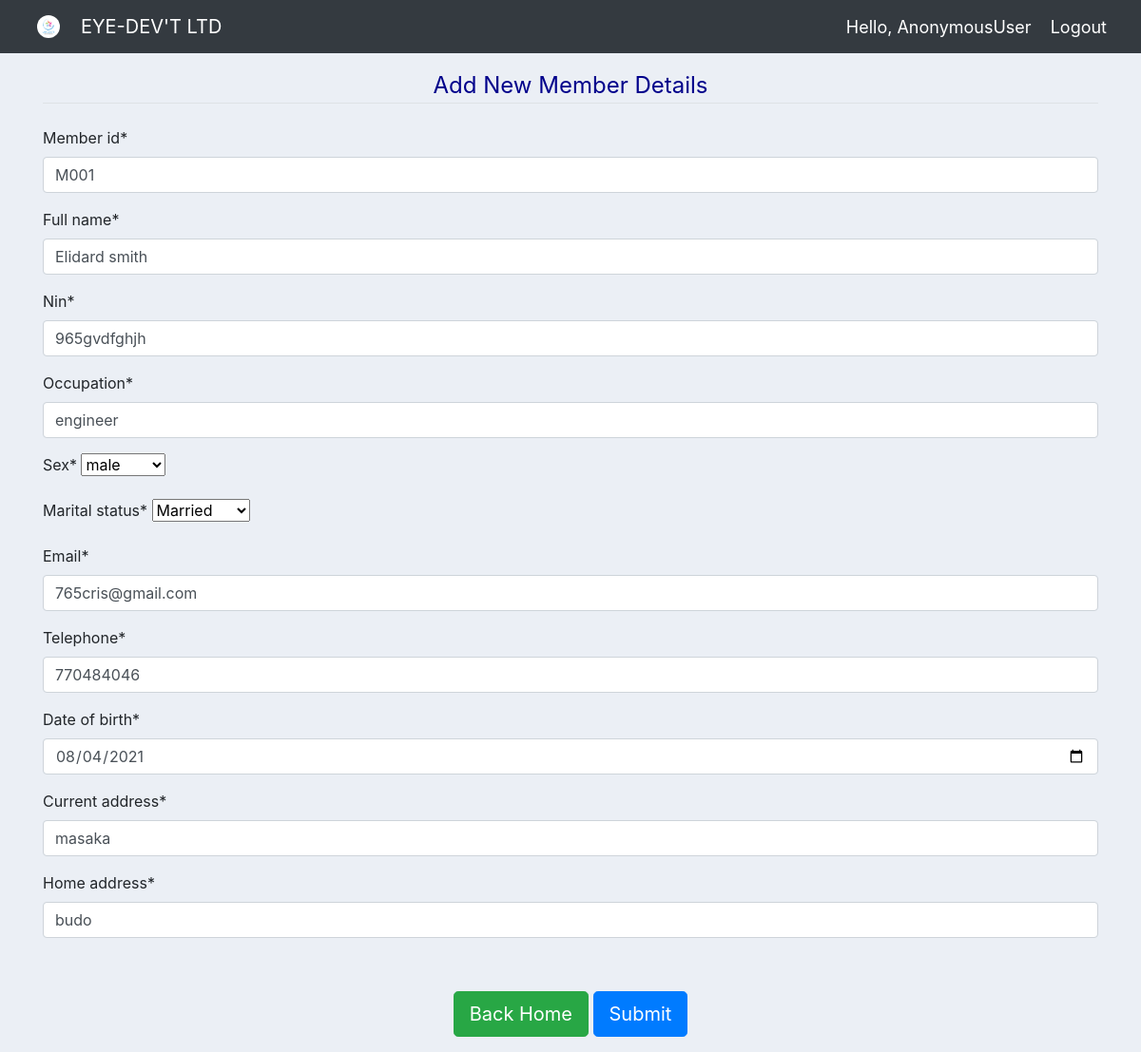
Page /update_member/M001/ on the committed database.
### kyaclub_app/models.py (models this page shows, shortened)
class Member(models.Model):
    sex_choices = (("Male","male"), ("Female","Female"))
    status_choices = (("Married","Married"),("Single","Single"),
                        ("Windowed","Windowed"),("Divorsed","Divorsed"))
    member_id =models.CharField(max_length=10, primary_key=True )
    full_name = models.CharField(max_length=200, null=False)
    nin = models.CharField(max_length=100)
    occupation=models.CharField(max_length=500)
    sex = models.CharField(max_length=10,choices = sex_choices)
    marital_status = models.CharField(max_length=30, choices=status_choices)
    email = models.EmailField(max_length=100)
    telephone = models.PositiveIntegerField()
    date_of_birth = models.DateField(validators=[MaxValueValidator(datetime.date.today)])
    current_address = models.CharField(max_length=300)
    home_address = models.CharField(max_length=300)
    Registered_date = models.DateTimeField(auto_now_add=True)

### kyaclub_app/views.py (the view)
# urls.py: path('update_member/<str:member_id>/', views.updateMember, name='update_member'),
def updateMember(request, member_id):
    member = Member.objects.get(member_id=member_id)
    form = MemberForm(instance=member)
    if request.method == "POST":
        form = MemberForm(request.POST, instance=member)
        if form.is_valid():
            form.save()
            return redirect('/')
    context = {'form': form}
    return render(request, 'members/member_form.html', context)

### kyaclub_app/forms.py
class MemberForm(ModelForm):
    date_of_birth= forms.DateField(widget=forms.widgets.DateInput(
        attrs={'type': 'date'}))
    class Meta:
        model = Member
        fields = '__all__'

### kyaclub_app/templates/members/member_form.html (shortened to what this page needs)
{% extends 'members/main.html' %}
{% load crispy_forms_tags %}
{% load static %}
{% block content %}
        <div class="container"><br>
            <form action="" method="POST" >
                <fieldset class="form-group">
                    <legend class="border-bottom mb-4" style="color: darkblue; text-align: center;">Add New Member Details</legend>
                    {{ form|crispy }}
                </fieldset><br>
                <div class="form-group" id="signup-button" align="center">
                        <a class="btn btn-lg btn-success" href="{% url 'home' %}">Back Home</a>
                        <button class="btn btn-lg btn-primary">Submit</button>
                    </div>
            </form>
        </div>
{% endblock %}

### kyaclub_app/static/css/main.css (style rules this page uses)
body { background-color: #ebeff5; }

### rows in the picture
Member: member_id "M001", full_name "Elidard smith", nin "965gvdfghjh", occupation "engineer", sex "male", marital_status "Married", email "765cris@gmail.com", telephone "770484046", date_of_birth "08/04/2021", current_address "masaka", home_address "budo"

### other values in the picture
{{ request.user }} "AnonymousUser"
